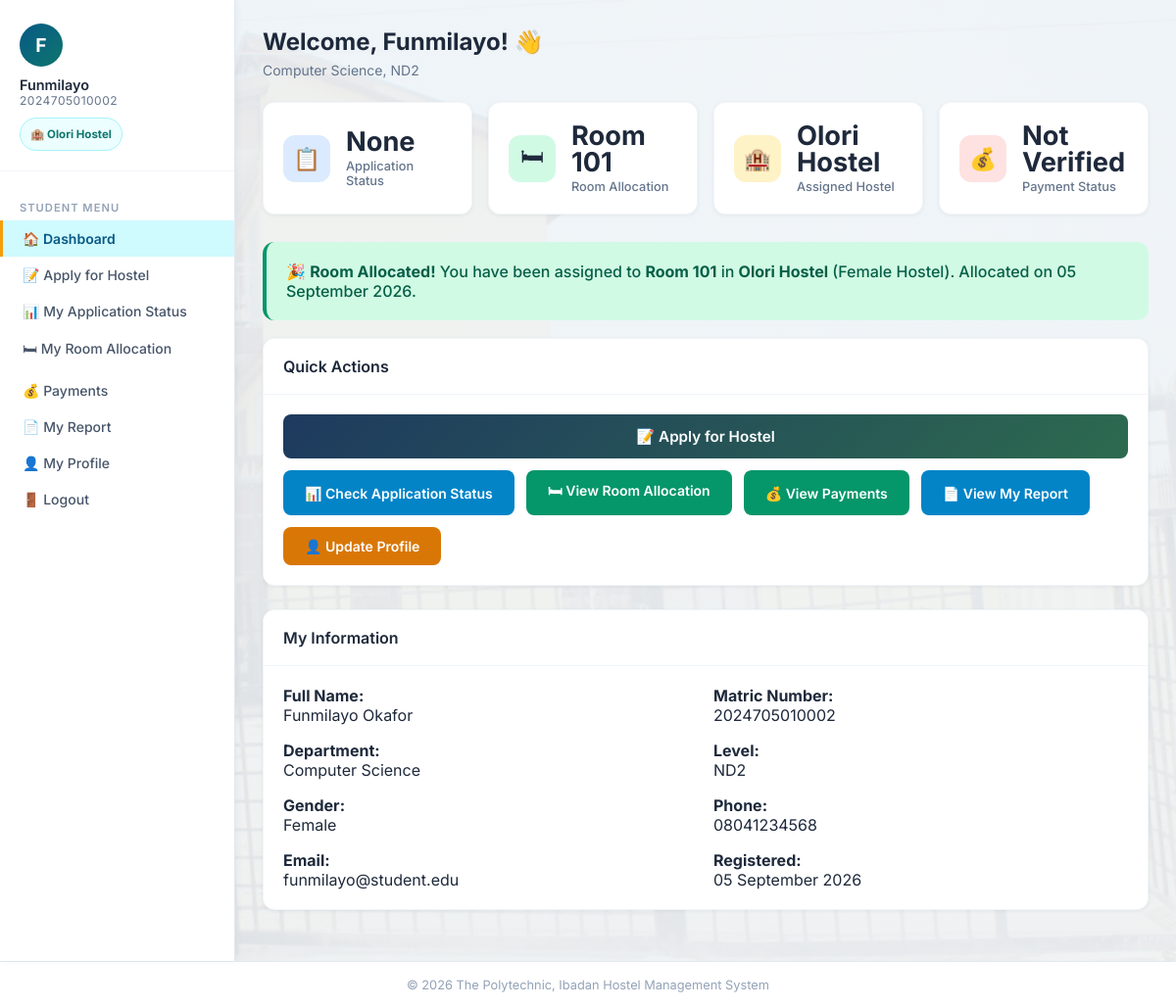
Page /student/dashboard.php (signed in) on the committed database.
### tables this page shows
CREATE TABLE students (
    student_id INT AUTO_INCREMENT PRIMARY KEY,
    matric_no VARCHAR(13) NOT NULL UNIQUE,
    full_name VARCHAR(200) NOT NULL,
    department VARCHAR(150) NOT NULL,
    level VARCHAR(20) NOT NULL,
    gender VARCHAR(10) NOT NULL,
    phone VARCHAR(20),
    email VARCHAR(150),
    password VARCHAR(255) NOT NULL,
    created_at DATETIME DEFAULT CURRENT_TIMESTAMP
);

CREATE TABLE allocations (
    allocation_id INT AUTO_INCREMENT PRIMARY KEY,
    student_id INT NOT NULL,
    room_id INT NOT NULL,
    bunk_number VARCHAR(10) NULL,
    allocation_date DATETIME DEFAULT CURRENT_TIMESTAMP,
    status VARCHAR(20) NOT NULL DEFAULT 'Active',
    FOREIGN KEY (student_id) REFERENCES students(student_id) ON DELETE CASCADE,
    FOREIGN KEY (room_id) REFERENCES rooms(room_id) ON DELETE CASCADE
);

CREATE TABLE hostels (
    hostel_id INT AUTO_INCREMENT PRIMARY KEY,
    hostel_name VARCHAR(150) NOT NULL,
    hostel_type VARCHAR(10) NOT NULL,
    total_rooms INT NOT NULL,
    created_at DATETIME DEFAULT CURRENT_TIMESTAMP
);

CREATE TABLE rooms (
    room_id INT AUTO_INCREMENT PRIMARY KEY,
    hostel_id INT NOT NULL,
    room_number VARCHAR(50) NOT NULL,
    capacity INT NOT NULL DEFAULT 4,
    occupied INT NOT NULL DEFAULT 0,
    status VARCHAR(20) NOT NULL DEFAULT 'Available',
    FOREIGN KEY (hostel_id) REFERENCES hostels(hostel_id) ON DELETE CASCADE
);

### student/dashboard.php (the view, shortened to what this page needs)
<?php
require_once '../includes/db.php';
$sid = $_SESSION['student_id'];
$student = $pdo->prepare("SELECT * FROM students WHERE student_id=?");
$student->execute([$sid]);
$student = $student->fetch();
$application = $pdo->prepare("SELECT a.*, h.hostel_name, h.hostel_type FROM applications a JOIN hostels h ON a.hostel_id=h.hostel_id WHERE a.student_id=? ORDER BY a.applied_at DESC LIMIT 1");
$application->execute([$sid]);
$application = $application->fetch();
$allocation = $pdo->prepare("SELECT al.*, r.room_number, r.capacity, r.occupied, h.hostel_name, h.hostel_type FROM allocations al JOIN rooms r ON al.room_id=r.room_id JOIN hostels h ON r.hostel_id=h.hostel_id WHERE al.student_id=? AND al.status='Active'");
$allocation->execute([$sid]);
$allocation = $allocation->fetch();
$payment = $pdo->prepare("SELECT * FROM payments WHERE student_id=? ORDER BY payment_date DESC LIMIT 1");
$payment->execute([$sid]);
$payment = $payment->fetch();
?>
<!DOCTYPE html>
<html lang="en">
<head>
<link rel="stylesheet" href="../css/style.css?v=6">
</head>
<body>
<div class="wrapper">
<aside class="sidebar">
    <div class="user-info">
        <div class="avatar"><?= strtoupper(substr($student['full_name'],0,1)) ?></div>
        <div class="name"><?= htmlspecialchars(explode(' ',$student['full_name'])[0]) ?></div>
        <div class="role"><?= htmlspecialchars($student['matric_no']) ?></div>
        <div class="hostel-badge">
            <?php if ($allocation): ?>
                🏨 <?= htmlspecialchars($allocation['hostel_name']) ?>
            <?php else: ?>
                🏨 Hostel not assigned
            <?php endif; ?>
        </div>
    </div>
    <nav class="sidebar-nav">
        <div class="nav-section">Student Menu</div>
        <a href="dashboard.php" class="active">🏠 Dashboard</a>
        <a href="apply.php">📝 Apply for Hostel</a>
        <a href="status.php">📊 My Application Status</a>
        <a href="allocation.php">🛏 My Room Allocation</a>
        <a href="payments.php">💰 Payments</a>
        <a href="reports.php">📄 My Report</a>
        <a href="profile.php">👤 My Profile</a>
        <a href="logout.php">🚪 Logout</a>
    </nav>
</aside>
<main class="main">
    <div class="page-title">Welcome, <?= htmlspecialchars(explode(' ',$student['full_name'])[0]) ?>! 👋</div>
    <div class="page-subtitle"><?= htmlspecialchars($student['department']) ?>, <?= htmlspecialchars($student['level']) ?></div>
    <div class="stats-grid">
        <div class="stat-card">
            <div class="stat-icon blue">📋</div>
            <div class="stat-info">
                <div class="value"><?= $application ? $application['status'] : 'None' ?></div>
                <div class="label">Application Status</div>
            </div>
        </div>
        <div class="stat-card">
            <div class="stat-icon green">🛏</div>
            <div class="stat-info">
                <div class="value"><?= $allocation ? 'Room '.$allocation['room_number'] : 'Not Yet' ?></div>
                <div class="label">Room Allocation</div>
            </div>
        </div>
        <div class="stat-card">
            <div class="stat-icon orange">🏨</div>
            <div class="stat-info">
                <div class="value"><?= $allocation ? $allocation['hostel_name'] : 'Pending' ?></div>
                <div class="label">Assigned Hostel</div>
            </div>
        </div>
        <div class="stat-card">
            <div class="stat-icon <?= ($payment && $payment['verified']==='Yes') ? 'green' : 'red' ?>">💰</div>
            <div class="stat-info">
                <div class="value"><?= ($payment && $payment['verified']==='Yes') ? 'Verified' : 'Not Verified' ?></div>
                <div class="label">Payment Status</div>
            </div>
        </div>
    </div>
    <?php if ($allocation): ?>
    <div class="alert alert-success" style="padding:20px;border-radius:12px;font-size:1rem;">
        🎉 <strong>Room Allocated!</strong> You have been assigned to <strong>Room <?= htmlspecialchars($allocation['room_number']) ?></strong> in <strong><?= htmlspecialchars($allocation['hostel_name']) ?></strong> (<?= htmlspecialchars($allocation['hostel_type']) ?> Hostel).
        Allocated on <?= date('d F Y', strtotime($allocation['allocation_date'])) ?>.
    </div>
    <?php elseif ($application && $application['status'] === 'Approved'): ?>
    <div class="alert alert-info" style="padding:20px;border-radius:12px;">
        ✅ Your application has been <strong>approved</strong>. Awaiting room allocation by the hostel administrator.
    </div>
    <?php elseif ($application && $application['status'] === 'Pending'): ?>
    <div class="alert alert-warning" style="padding:20px;border-radius:12px;">
        ⏳ Your application is <strong>pending review</strong>. The hostel administrator will process it shortly.
    </div>
    <?php elseif ($application && $application['status'] === 'Rejected'): ?>
    <div class="alert alert-error" style="padding:20px;border-radius:12px;">
        ❌ Your application was <strong>rejected</strong>. Please contact the hostel management office for more information.
    </div>
    <?php else: ?>
    <div class="alert alert-info" style="padding:20px;border-radius:12px;">
        📝 You have not applied for hostel accommodation yet. <a href="apply.php" style="color:#1e3a5f;font-weight:700;">Apply Now &rarr;</a>
    </div>
    <?php endif; ?>
    <div class="card">
        <div class="card-header"><h3>Quick Actions</h3></div>
        <div class="card-body" style="display:flex;flex-wrap:wrap;gap:12px;">
            <?php if (!$application): ?>
            <a href="apply.php" class="btn btn-primary">📝 Apply for Hostel</a>
            <?php endif; ?>
            <a href="status.php" class="btn btn-info">📊 Check Application Status</a>
            <a href="allocation.php" class="btn btn-success">🛏 View Room Allocation</a>
            <a href="payments.php" class="btn btn-success">💰 View Payments</a>
            <a href="reports.php" class="btn btn-info">📄 View My Report</a>
            <a href="profile.php" class="btn btn-warning">👤 Update Profile</a>
        </div>
    </div>
    <div class="card">
        <div class="card-header"><h3>My Information</h3></div>
        <div class="card-body">
            <div style="display:grid;grid-template-columns:1fr 1fr;gap:16px;">
                <div><strong>Full Name:</strong><br><?= htmlspecialchars($student['full_name']) ?></div>
                <div><strong>Matric Number:</strong><br><?= htmlspecialchars($student['matric_no']) ?></div>
                <div><strong>Department:</strong><br><?= htmlspecialchars($student['department']) ?></div>
                <div><strong>Level:</strong><br><?= htmlspecialchars($student['level']) ?></div>
                <div><strong>Gender:</strong><br><?= htmlspecialchars($student['gender']) ?></div>
                <div><strong>Phone:</strong><br><?= htmlspecialchars($student['phone']) ?></div>
                <div><strong>Email:</strong><br><?= htmlspecialchars($student['email'] ?? 'N/A') ?></div>
                <div><strong>Registered:</strong><br><?= date('d F Y', strtotime($student['created_at'])) ?></div>
            </div>
        </div>
    </div>
</main>
</div>
<div class="footer">&copy; <?= date('Y') ?> The Polytechnic, Ibadan Hostel Management System</div>
</body>
</html>

### css/style.css (style rules this page uses)
* { margin: 0; padding: 0; box-sizing: border-box; }
body { font-family: 'Inter', sans-serif; background-image: linear-gradient(rgba(240,244,248,0.93), rgba(240,244,248,0.93)), url('../assets/olorihostel.jpg'); background-position: center; background-size: cover; background-attachment: fixed; color: #1e293b; min-height: 100vh; }
.btn { display: inline-flex; align-items: center; justify-content: center; gap: 7px; padding: 11px 22px; border-radius: 8px; font-size: 0.875rem; font-weight: 600; font-family: 'Inter', sans-serif; cursor: pointer; border: none; transition: all 0.2s; text-decoration: none; }
.btn-primary { background: linear-gradient(135deg, #1e3a5f 0%, #2d6a4f 100%); color: white; width: 100%; padding: 13px; font-size: 0.95rem; }
.btn-success { background: #059669; color: white; }
.btn-warning { background: #d97706; color: white; }
.btn-info { background: #0284c7; color: white; }
.alert { padding: 12px 16px; border-radius: 8px; font-size: 0.875rem; margin-bottom: 18px; font-weight: 500; }
.alert-success { background: #d1fae5; color: #065f46; border-left: 4px solid #059669; }
.wrapper { display: flex; min-height: calc(100vh - 64px); }
.sidebar { width: 240px; background: white; border-right: 1px solid #e2e8f0; padding: 24px 0; flex-shrink: 0; box-shadow: 2px 0 8px rgba(0,0,0,0.04); }
.sidebar .user-info { padding: 0 20px 20px; border-bottom: 1px solid #f1f5f9; margin-bottom: 16px; }
.sidebar .user-info .avatar { width: 44px; height: 44px; background: linear-gradient(135deg, #075985 0%, #0f766e 100%); border-radius: 50%; display: flex; align-items: center; justify-content: center; color: white; font-size: 1.2rem; font-weight: 700; margin-bottom: 10px; }
.sidebar .user-info .name { font-size: 0.9rem; font-weight: 600; color: #1e293b; }
.sidebar .user-info .role { font-size: 0.75rem; color: #64748b; text-transform: uppercase; letter-spacing: 0.5px; }
.sidebar .user-info .hostel-badge { margin-top: 10px; padding: 8px 10px; border-radius: 999px; background: #ecfeff; border: 1px solid #a5f3fc; color: #0f766e; font-size: 0.72rem; font-weight: 700; line-height: 1.4; display: inline-block; }
.sidebar-nav a { display: flex; align-items: center; gap: 10px; padding: 10px 20px; color: #475569; text-decoration: none; font-size: 0.875rem; font-weight: 500; transition: all 0.2s; border-left: 3px solid transparent; }
.sidebar-nav a.active { background: #cffafe; color: #075985; border-left-color: #f59e0b; font-weight: 600; }
.sidebar-nav .nav-section { font-size: 0.7rem; text-transform: uppercase; letter-spacing: 1px; color: #94a3b8; padding: 14px 20px 6px; font-weight: 600; }
.main { flex: 1; padding: 28px; overflow-x: hidden; }
.page-title { font-size: 1.5rem; font-weight: 700; color: #1e293b; margin-bottom: 6px; }
.page-subtitle { font-size: 0.875rem; color: #64748b; margin-bottom: 24px; }
.stats-grid { display: grid; grid-template-columns: repeat(auto-fit, minmax(200px, 1fr)); gap: 16px; margin-bottom: 28px; }
.stat-card { background: white; border-radius: 12px; padding: 20px; box-shadow: 0 1px 4px rgba(0,0,0,0.06); border: 1px solid #f1f5f9; display: flex; align-items: center; gap: 16px; }
.stat-card .stat-icon { width: 48px; height: 48px; border-radius: 12px; display: flex; align-items: center; justify-content: center; font-size: 1.4rem; flex-shrink: 0; }
.stat-card .stat-icon.blue { background: #dbeafe; }
.stat-card .stat-icon.green { background: #d1fae5; }
.stat-card .stat-icon.orange { background: #fef3c7; }
.stat-card .stat-icon.red { background: #fee2e2; }
.stat-card .stat-info .value { font-size: 1.7rem; font-weight: 700; color: #1e293b; line-height: 1; }
.stat-card .stat-info .label { font-size: 0.8rem; color: #64748b; margin-top: 4px; font-weight: 500; }
.card { background: white; border-radius: 12px; box-shadow: 0 1px 4px rgba(0,0,0,0.06); border: 1px solid #f1f5f9; overflow: hidden; margin-bottom: 24px; }
.card-header { padding: 18px 20px; border-bottom: 1px solid #f1f5f9; display: flex; align-items: center; justify-content: space-between; }
.card-header h3 { font-size: 1rem; font-weight: 600; color: #1e293b; }
.card-body { padding: 20px; }
.footer { background: white; border-top: 1px solid #e2e8f0; padding: 16px 28px; text-align: center; font-size: 0.8rem; color: #94a3b8; }

### rows in the picture
students: full_name "F", full_name "Funmilayo", matric_no "2024705010002", department "Computer Science", level "ND2", full_name "Funmilayo Okafor", gender "Female", phone "08041234568", email "funmilayo@student.edu", created_at "05 September 2026"
allocations: hostels.hostel_name "Olori Hostel", room.room_number "101", hostels.hostel_type "Female", allocation_date "05 September 2026"
